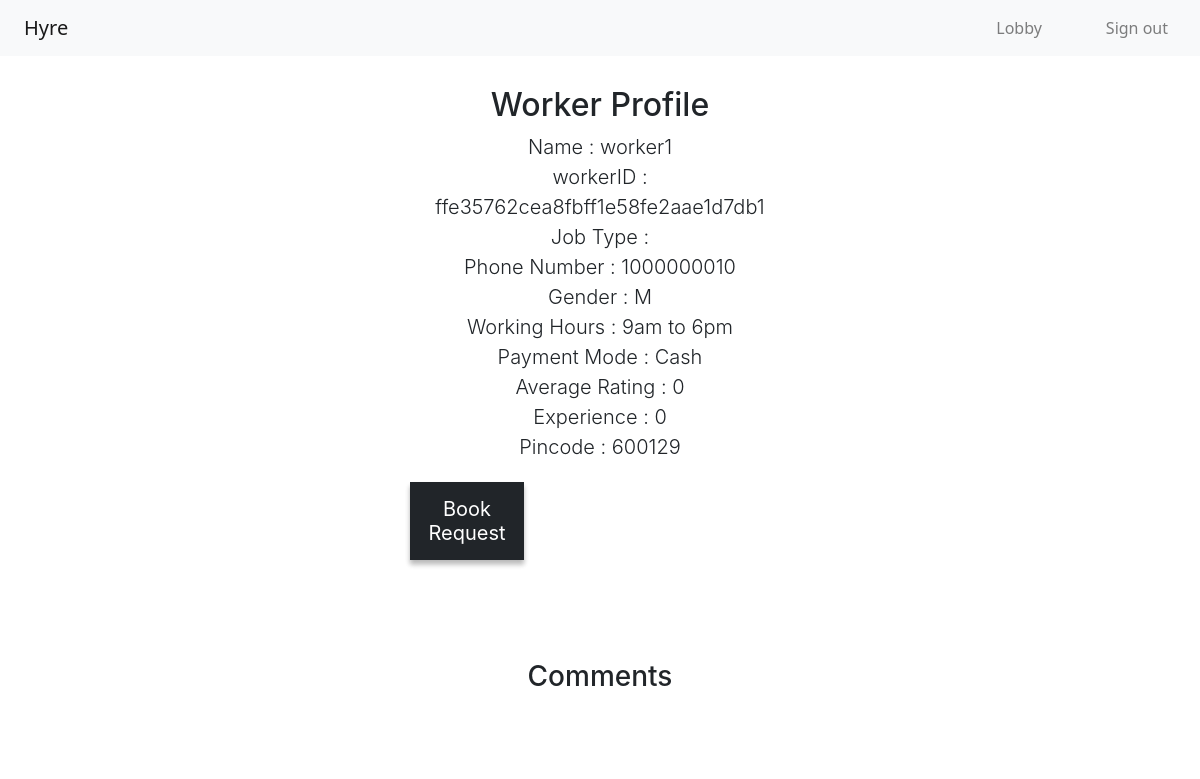
The page /workerProfile.php?workerID=ffe35762cea8fbff1e58fe2aae1d7db1 (signed in) on the database its author committed.
### tables this page shows
CREATE TABLE `worker` (
  `workerID` varchar(32) NOT NULL,
  `workerName` varchar(30) NOT NULL,
  `jobType` varchar(30) NOT NULL,
  `workingHours` varchar(20) NOT NULL DEFAULT '9am to 6pm',
  `experience` tinyint(11) NOT NULL,
  `paymentMode` varchar(50) NOT NULL DEFAULT 'Cash',
  `photo` blob NOT NULL,
  `reputationCount` int(11) NOT NULL DEFAULT 0,
  `averageRating` float NOT NULL DEFAULT 0
);

CREATE TABLE `account` (
  `name` varchar(30) NOT NULL,
  `phoneNumber` bigint(10) NOT NULL,
  `gender` char(1) NOT NULL DEFAULT 'M',
  `dOB` date NOT NULL,
  `pincode` int(6) NOT NULL,
  `aadhaar` bigint(16) NOT NULL,
  `password` varchar(32) NOT NULL,
  `userType` char(1) NOT NULL DEFAULT 'W',
  `ID` varchar(32) NOT NULL,
  `accountStatus` tinyint(4) NOT NULL DEFAULT 1,
  `reportCount` smallint(6) NOT NULL DEFAULT 0
);

### workerProfile.php (the view, shortened to what this page needs)
<?php
include 'config.php' ;
if( $_SESSION['userType'] ){
    $workerID = "" ;
    if( isset($_GET['workerID']) ){
        $workerID = $_GET['workerID'] ;
    }
    $selectWorkers = "SELECT * FROM worker,account where worker.workerID=account.ID and workerID = '$workerID' ";
    $result = mysqli_query( $conn, $selectWorkers ) ;
    $row = mysqli_fetch_assoc($result) ;
    $workerID = $row['workerID'] ;
    $name = $row['workerName'] ;
    $jobType = $row['jobType'] ;
    $workingHours = $row['workingHours'] ;
    $phoneNumber = $row['phoneNumber'] ;
    $gender = $row['gender'] ;
    $averageRating = $row['averageRating'] ;
    $paymentMode = $row['paymentMode'] ;
    $experience = $row['experience'] ;
    $pincode = $row['pincode'] ;
?>
<!DOCTYPE html>
<html>
    <head>
        <link rel="stylesheet" type="text/css" href="1Level/darkTheme.css">
        <link rel="stylesheet" href="https://cdn.jsdelivr.net/npm/bootstrap@4.0.0/dist/css/bootstrap.min.css">
    <link href="https://cdn.jsdelivr.net/npm/bootstrap@5.2.0-beta1/dist/css/bootstrap.min.css" rel="stylesheet">
    </head>
    <body>
    <nav class="navbar navbar-expand-lg navbar-light bg-light">
        <a class="navbar-brand ms-4" href="">Hyre</a>
        <div class="collapse navbar-collapse" id="#navbarToggleButton">
        <ul class="navbar-nav px-4 ms-auto">
            <li class="nav-item"><a class="nav-link" href='mainlobby.php'>Lobby</a></li>
        </ul>
        <ul class="navbar-nav px-4">
            <li class="nav-item"><a class="nav-link" href='logout.php'>Sign out</a></li>
        </ul>
        </div>
    </nav>
            <div class="form">
                <h2 style='text-align:center'>Worker Profile</h2>
                <?php
                echo "<p>Name : $name<br> workerID : $workerID<br>";
                echo "Job Type : $jobType<br> Phone Number : $phoneNumber<br>Gender : $gender<br>Working Hours : $workingHours<br>" ;
                echo "Payment Mode : $paymentMode<br>Average Rating : $averageRating<br>Experience : $experience<br>Pincode : $pincode<br>" ;
                if( $_SESSION['userType'] == "C" ){
                    echo "<div><h3 style='font-size:1.25rem;font-weight:300; margin-top:20px; margin-bottom:20px'><a href='book.php?workerID=$workerID' id='submit-button'><button>Book Request</button></a></h3></div>" ;
                }
                else{
                    ?>
                    <div><button type="button" onclick="location.href='editWorkerDetails.php'" name="editWorkerDetails" id="submit-button" style="margin-top:15px;  border-radius:5px">Edit</button></div>
                    <?php
                }
                ?>
            </div>
            <div class="form">
                <h3 style='text-align:center'>Comments</h3>
            </div>
    </body>
 </html>
 <?php
    }
    else{
        header("location:index.html") ;
    }
?>

### 1Level/darkTheme.css (style rules this page uses)
h2 { font-weight: 400; margin-bottom: 35px; color: rgb(33, 37, 41); font-family: -apple-system,system-ui,BlinkMacSystemFont,"Segoe UI",Roboto,"Helvetica Neue",Arial,sans-serif; text-align: center; margin-bottom: 10px; }
body { background-color: rgb(255, 255, 255); }
.form { margin: auto; padding-left: 50px; padding-right: 50px; padding-bottom: 50px; padding-top: 30px; background-color: white; min-height: xxx; overflow: hidden; width: 40%; border-radius: 15px; font-family: -apple-system,system-ui,BlinkMacSystemFont,"Segoe UI",Roboto,"Helvetica Neue",Arial,sans-serif; line-height: 180%; color: rgb(33, 37, 41); font-size: 17px; font-size: 1.25rem; font-weight: 300; }
h3 { font-family: -apple-system,system-ui,BlinkMacSystemFont,"Segoe UI",Roboto,"Helvetica Neue",Arial,sans-serif; font-weight: normal; font-stretch: narrower; color: rgb(33, 37, 41); font-size:1.25rem; }
button { font-size: 17px; padding: 15px; top:50%; background-color: rgb(33, 37, 41); color: white; border: none; border-radius: 5px; box-shadow: 0 4px 5px 0 rgba(0,0,0,0.2), 0 5px 5px 0 rgba(0,0,0,0.1); font-family: -apple-system,system-ui,BlinkMacSystemFont,"Segoe UI",Roboto,"Helvetica Neue",Arial,sans-serif; color: rgb(255, 255, 255); width: 30%; }
::placeholder { color: rgb(198, 198, 198); }
#submit-button { width: 100%; }
p { color: rgb(33, 37, 41); text-align: center; font-size: 20px; line-height: 30px; font-family: -apple-system,system-ui,BlinkMacSystemFont,"Segoe UI",Roboto,"Helvetica Neue",Arial,sans-serif; }
* { -webkit-box-sizing: border-box; -moz-box-sizing: border-box; box-sizing: border-box; }
button { transition-duration: 0.4s; }
a, a:hover, a:focus, a:active { text-decoration: none; color: inherit; }

### rows shown on the page
worker: workerName "worker1", workerID "ffe35762cea8fbff1e58fe2aae1d7db1", account.phoneNumber "1000000010", account.gender "M", workingHours "9am to 6pm", paymentMode "Cash", averageRating "0", experience "0", account.pincode "600129"
